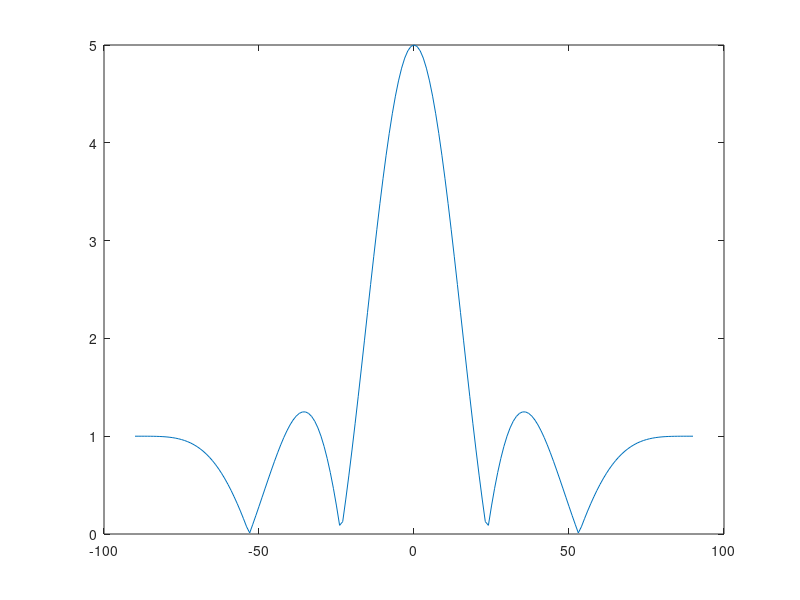
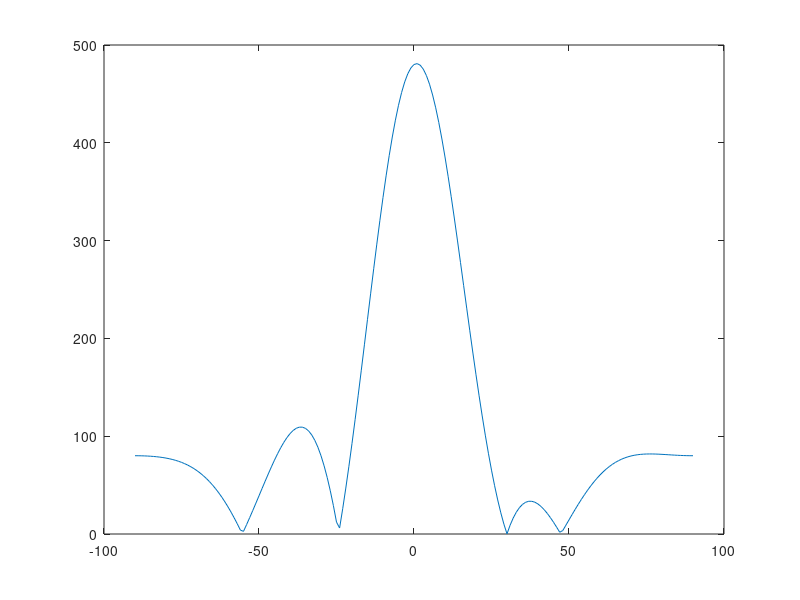
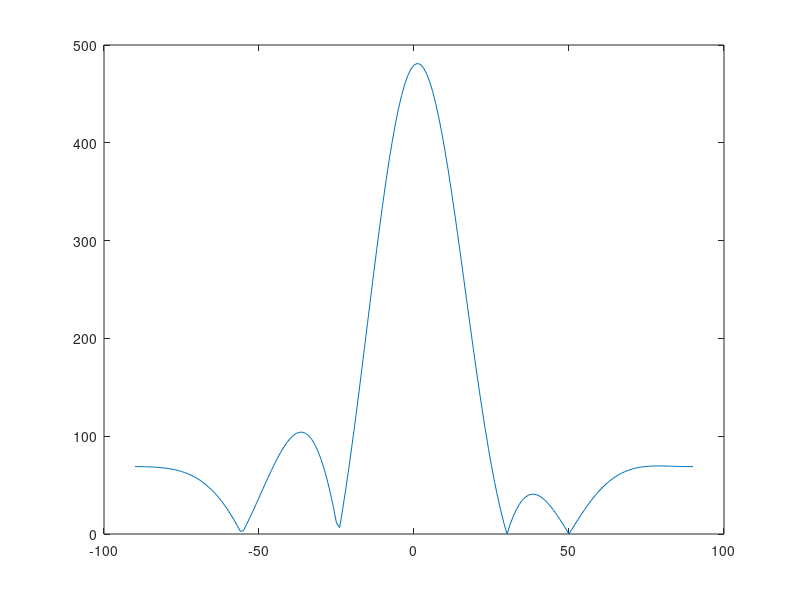
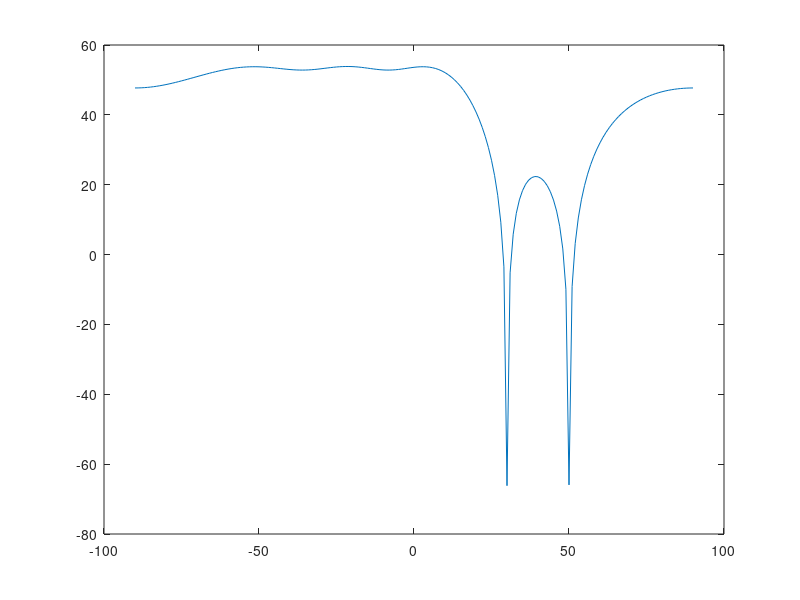

These charts were generated, in order, by the following MATLAB code:
function adaptant

l = 0.3; %Lambda
d = l/2;
N = 5; % Number of sensors (must be uneven)
dphi = 2*pi*d/l;

% Electronic antenna, steering weight given by s0
s0 = getsteeringvector(N, dphi, 0);
plotdiagram(N, dphi, s0)

% Adaptive antenna, steering weight given by s0, interference in s1
s1 = getsteeringvector(N, dphi, 30/180*pi);
R = s1*s1' + 0.01*eye(N);
w = inv(R)*s0;
plotdiagram(N, dphi, w)


% Adaptive antenna, steering weight given by s0, interference in s1 and s2, uncorrelated
s2 = getsteeringvector(N, dphi, 50/180*pi);

L = 1000;
phi1 = randn(L,1)+j*randn(L,1);
phi2 = randn(L,1)+j*randn(L,1);
sn = s1*phi1' + s2*phi2';
R = sn*sn'+0.01*eye(N);
w = inv(R)*s0;
plotdiagram(N, dphi, w)

plotsnr(N, dphi, R)


%+++++++++++++++++++++++++++++++++++++++++++++++++++
function plotdiagram(N, dphi, s0 )
theta = (-90:90)'/180*pi;
A = zeros(length(theta),1);
for k = 1:length(theta)
    s = getsteeringvector(N, dphi, theta(k));
    A(k) = s0'*s;
end
plot( theta/pi*180, abs(A));
figure
polar( theta, abs(A));

%+++++++++++++++++++++++++++++++++++++++++++++++++++
function plotsnr(N , dphi,  R )
theta = (-90:90)'/180*pi;
A=zeros(length(theta),1);
for k=1:length(theta)
    s=getsteeringvector( N, dphi, theta(k));
    A(k) = s'*inv(R)*s;
end
plot( theta/pi*180, 20*log10(abs(A)));
figure
polar( theta, abs(A));

%+++++++++++++++++++++++++++++++++++++++++++++++++++
function s = getsteeringvector(N, dphi, theta)

n = (1:N)';
s = exp(j*n*dphi*sin(theta));
